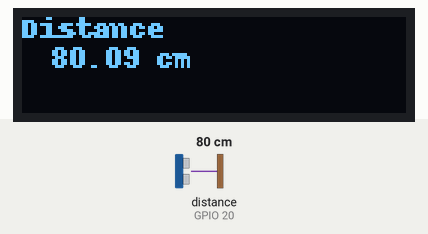
Simulated run of this program. Board: Raspberry Pi (BCM pin numbers). On the bench: 128×32 one-colour display. Inputs (shaded band) come from the test bench; at power-on: distance to the obstacle (sensor on GPIO 20) 80 cm. The echo pulse lasts 58.3 µs per cm; the clock reads 2024-03-15 10:24:30 at power-on unless the program sets it; what the program prints to the terminal is not drawn.

Above: at 1.7 s.
1.8 s: distance to the obstacle (sensor on GPIO 20) set to 2 cm
At 2.9 s:
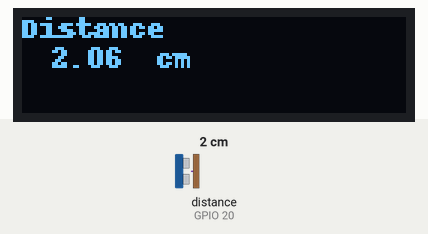
3.7 s: distance to the obstacle (sensor on GPIO 20) set to 18 cm
At 6.6 s:
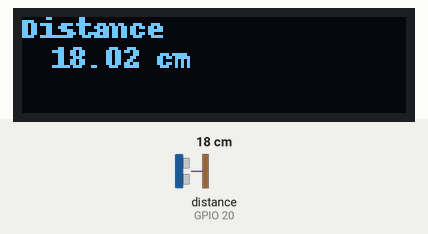
7.2 s: distance to the obstacle (sensor on GPIO 20) set to 4 cm
At 9.4 s:
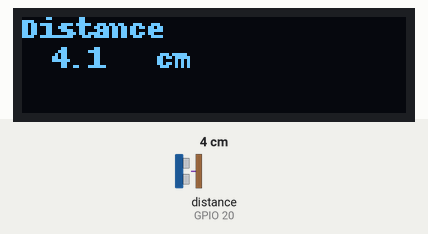
Timing chart, 0 to 10.9 s (numbered marks = the images above; inputs shaded):
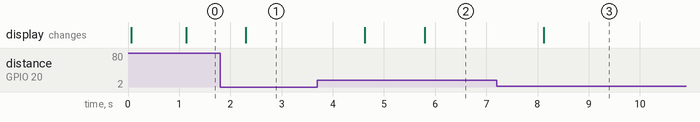

Measured:
- after the input at 1.8 s, the display: changes after 0.50 s (image 1)
- after the input at 3.7 s, the display: first changes after 0.93 s (image 2 shows a later state)
- after the input at 7.2 s, the display: changes after 0.92 s (image 3)

The program:

UltraSonicOLED.py
```python
import time

import Adafruit_GPIO.SPI as SPI
import Adafruit_SSD1306
import RPi.GPIO as GPIO

from PIL import Image
from PIL import ImageDraw
from PIL import ImageFont

import subprocess

RST = None
DC = 23
SPI_PORT = 0
SPI_DEVICE = 0

disp = Adafruit_SSD1306.SSD1306_128_32(rst=RST)


disp.begin()

disp.clear()
disp.display()

width = disp.width
height = disp.height
image = Image.new('1', (width, height))
x=0

draw = ImageDraw.Draw(image)
draw.rectangle((0,0,width,height), outline=0, fill=0)

padding = -2
top = padding
bottom = height-padding

font = ImageFont.load_default()

GPIO.setmode(GPIO.BCM)

TRIG = 21
ECHO = 20

print ("Distance Measurement In Progress")

GPIO.setup(TRIG,GPIO.OUT)
GPIO.setup(ECHO,GPIO.IN)

try:
  while True:

    GPIO.output(TRIG, False)
    print ("Waiting..")
    time.sleep(1)

    GPIO.output(TRIG, True)
    time.sleep(0.00001)
    GPIO.output(TRIG, False)

    while GPIO.input(ECHO)==0:
        pulse_start = time.time()

    while GPIO.input(ECHO)==1:
        pulse_end = time.time()

    pulse_duration = pulse_end - pulse_start

    distance = pulse_duration * 17150

    distance = round(distance, 2)

    print ("Measured Distance:",distance,"cm")
    result = str(distance)

    # Draw a black filled box to clear the image.
    draw.rectangle((0,0,width,height), outline=0, fill=0)

    # Write two lines of text.
    draw.text((x,top),"Distance", font=font,fill=255)
    draw.text((x+45,top+10),"cm", font=font,fill=255)
    draw.text((x+10, top+10), result,  font=font, fill=255)


    # Display image.
    disp.image(image)
    disp.display()
    time.sleep(.1)
except KeyboardInterrupt: # If there is a KeyboardInterrupt (when you press ctrl+c), exit the program and cleanup
    print("Measurement Stopped by User")
    disp.clear()
    disp.display()
    GPIO.cleanup()
```
